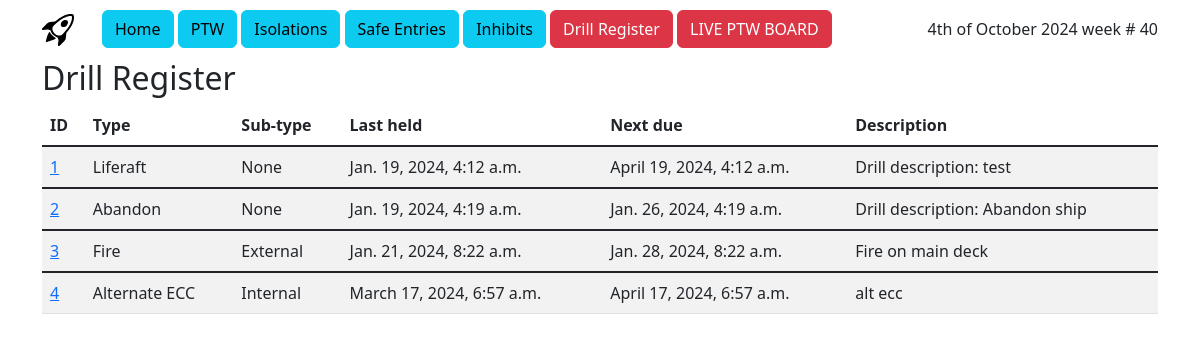
Screenshot of /drills/ with the database file from the repository.
### ptw/models.py (models this page shows, shortened)
class Drill(models.Model):
    id = models.AutoField(primary_key=True)
    type = models.ForeignKey(DrillType, on_delete=models.CASCADE)
    sub_type = models.CharField(max_length=32, choices=drill_subtype, null=True, default=None)
    date = models.DateTimeField(default=timezone.now)
    date_next = models.DateTimeField(default=timezone.now)
    description = models.CharField(max_length=128, default='Drill description:')
    long_description = models.CharField(max_length=1024, default='Long description:')
    personnel = models.CharField(max_length=1024, default='Personnel:')

class DrillType(models.Model):
    type = models.CharField(max_length=32, choices=drill_types)
    frequency = models.IntegerField(help_text="Drill frequency in days")
    def __str__(self):
        return self.type

### ptw/views.py (the view)
# urls.py: path('drills/', views.DrillsView.as_view(), name='drills'),
class DrillsView(generic.ListView):
    template_name = 'ptw/drill_register.html'
    context_object_name = 'drill'
    def get_queryset(self):
        return Drill.objects.all()

### ptw/templates/ptw/drill_register.html
{% extends 'ptw/nav.html' %}
{% block content %}
<h2>Drill Register</h2>
<div class="table-responsive">
<table class="table table-striped table-hover">
<thead>
      <tr>
          <th scope="col">ID</th>
          <th scope="col">Type</th>
          <th scope="col">Sub-type</th>
          <th scope="col">Last held</th>
          <th scope="col">Next due</th>
          <th scope="col">Description</th>
      </tr>
</thead>
{% if drill %}
    {% for item in drill %}
        <tbody class="table-group-divider">
        <tr>
            <td><a href="{% url 'ptw:drill' item.id %}">{{ item.id }}</a></td>
            <td>{{ item.type }}</td>
            <td>{{ item.sub_type }}</td>
            <td>{{ item.date }}</td>
            <td>{{ item.date_next }}</td>
            <td>{{ item.description }}</td>
        </tr>
        </tbody>
    {% endfor %}
{% else %}
    <p>No drills have been registered.</p>
{% endif %}
</table>
</div>
{% endblock %}

### rows the page displays
Drill: id "1", type "Liferaft", sub_type "None", date "Jan. 19, 2024, 4:12 a.m.", date_next "April 19, 2024, 4:12 a.m.", description "Drill description: test"
Drill: id "2", type "Abandon", sub_type "None", date "Jan. 19, 2024, 4:19 a.m.", date_next "Jan. 26, 2024, 4:19 a.m.", description "Drill description: Abandon ship"
Drill: id "3", type "Fire", sub_type "External", date "Jan. 21, 2024, 8:22 a.m.", date_next "Jan. 28, 2024, 8:22 a.m.", description "Fire on main deck"
Drill: id "4", type "Alternate ECC", sub_type "Internal", date "March 17, 2024, 6:57 a.m.", date_next "April 17, 2024, 6:57 a.m.", description "alt ecc"
